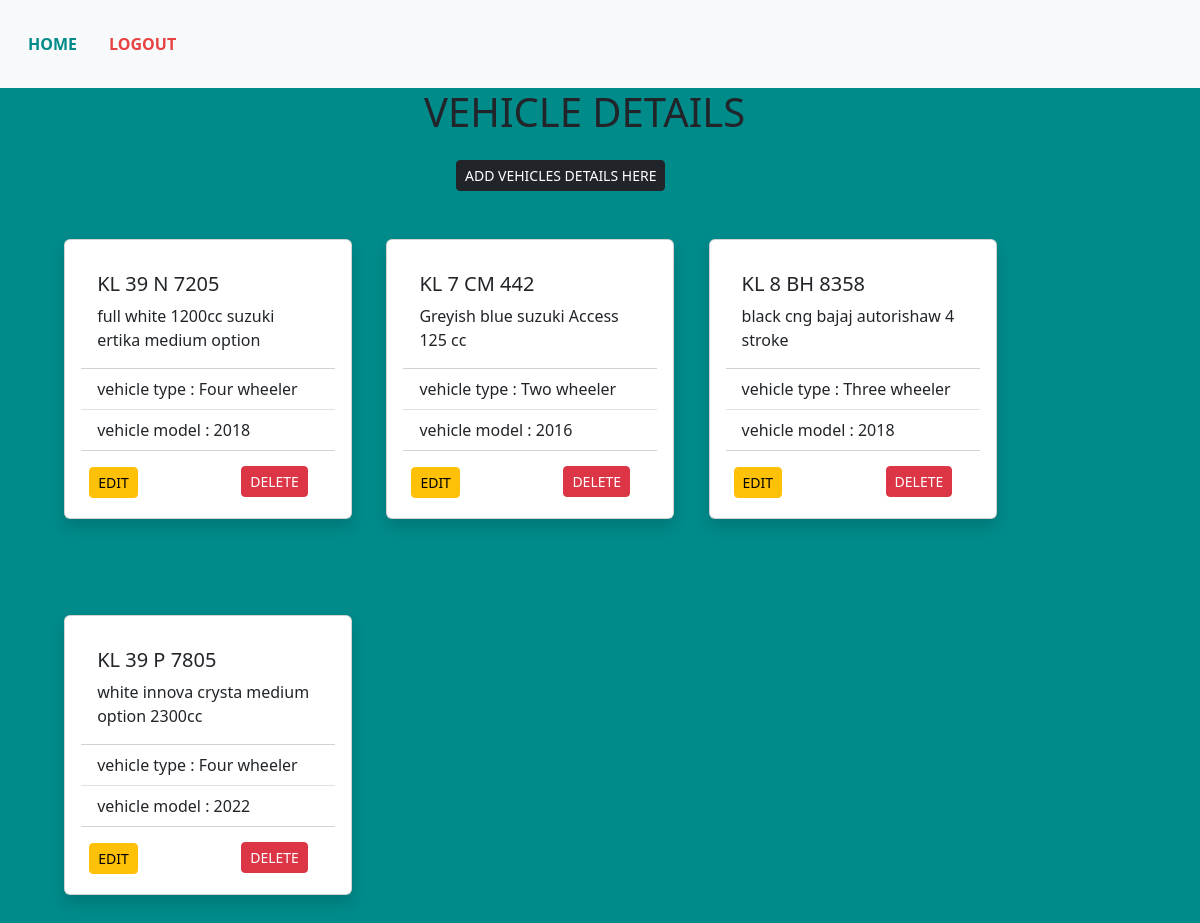
Screenshot of /vehiclelist/ (signed in) with the database file from the repository.
### superAdmin/models.py (models this page shows)
class Vehicles(models.Model):
    vehicle_types=(
    ('Two wheeler','Two wheeler'),
    ('Three wheeler','Three wheeler'),
    ('Four wheeler','Four wheeler'),
    )
    user=models.ForeignKey(CustomUser,on_delete=models.CASCADE,related_name="myuser")
    v_number=models.CharField(max_length=100)
    v_type=models.CharField(choices=vehicle_types,default="Two wheeler",max_length=100)
    v_model=models.CharField(max_length=100)
    v_description=models.TextField(max_length=200)

### superAdmin/views.py (the view)
# urls.py: path('vehiclelist/',VehicleListView.as_view(),name="home"),
@method_decorator(c,name="dispatch")
class VehicleListView(ListView):
    model=Vehicles
    context_object_name="Vehicles"
    template_name="vehicleslist.html"
    def get_queryset(self):
        return Vehicles.objects.all()

### superAdmin/views.py (called while the page is built)
def signin_required(fn):
    def wrapper(request,*args,**kwargs):
        if not request.user.is_authenticated:
            return redirect("signin")
        else:
            return fn(request,*args,**kwargs)
    return wrapper

### superAdmin/templates/vehicleslist.html
{% extends 'base.html' %}
{%block body_block%}
<div style="background-color: darkcyan;" >
  <div class="row">
    <div class="col-4"></div>
    {%if request.user.role == 1%}
    <div class="col-4"><h1 class="ms-3">VEHICLE DETAILS</h1><a class="mt-3 ms-5 btn btn-sm btn-dark" href="{%url 'addvehicle'%}">ADD VEHICLES DETAILS HERE</a></div>
    {%endif%}
    <div class="col-4"></div>
  </div>
  <div class="container">
    <div class="row">
        {%for vehicle in Vehicles%}
        <div class="card shadow p-3 mb-5 mt-5 bg-body rounded" style="margin-left: 3%;width: 18rem;height:280px;">
            <div class="card-body">
              <h5 class="card-title">{{vehicle.v_number}}</h5>
              <p class="card-text">{{vehicle.v_description}}</p>
            </div>
            <ul class="list-group list-group-flush">
              <li class="list-group-item">vehicle type : {{vehicle.v_type}}</li>
              <li class="list-group-item">vehicle model : {{vehicle.v_model}}</li>
            </ul>
            {%if request.user.role == 1 or request.user.role == 2 %}
            <div class="col-4"><a class="mt-3 ms-2 btn btn-sm btn-warning" href="{%url 'update' vehicle.id%}">EDIT</a></div>
            {%endif%}
            {%if request.user.role == 1 %}
            <div class="col-4"><a style="margin-left: 160px;margin-top: -60px;" class="btn btn-sm btn-danger" href="{%url 'delete' vehicle.id%}" >DELETE</a></div>
            {%endif%}
          </div>
        {%endfor%}
    </div>
  </div>
</div>
{%endblock%}

### superAdmin/templates/base.html (shortened to what this page needs)
{%load static%}
<!DOCTYPE html>
<html lang="en">
<head>
    <link href="https://cdn.jsdelivr.net/npm/bootstrap@5.3.0-alpha1/dist/css/bootstrap.min.css" rel="stylesheet">
</head>
<body>
    <nav class="navbar navbar-expand-lg bg-body-tertiary">
        <div class="container-fluid">
          <div class="collapse navbar-collapse" id="navbarNavAltMarkup">
            <div class="navbar-nav">
              <a class="nav-link active px-lg-3 py-3 py-lg-4" aria-current="page" href="{%url 'home'%}" style="font-weight:700;color:darkcyan;">HOME</a>
              <a class="nav-link px-lg-3 py-3 py-lg-4" href="{%url 'signout'%}" style="color:rgb(231, 66, 66);font-weight:700;">LOGOUT</a>
            </div>
          </div>
        </div>
      </nav>
    {%block body_block%}
    {%endblock%}
</body>
</html>

### rows the page displays
Vehicles: v_number "KL 39 N 7205", v_description "full white 1200cc suzuki ertika medium option", v_type "Four wheeler", v_model "2018"
Vehicles: v_number "KL 7 CM 442", v_description "Greyish blue suzuki Access 125 cc", v_type "Two wheeler", v_model "2016"
Vehicles: v_number "KL 8 BH 8358", v_description "black cng bajaj autorishaw 4 stroke", v_type "Three wheeler", v_model "2018"
Vehicles: v_number "KL 39 P 7805", v_description "white innova crysta medium option 2300cc", v_type "Four wheeler", v_model "2022"
